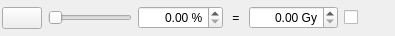
<?xml version="1.0" encoding="UTF-8"?>
<ui version="4.0">
 <class>QmitkFreeIsoDoseLevelWidget</class>
 <widget class="QWidget" name="QmitkFreeIsoDoseLevelWidget">
  <property name="geometry">
   <rect>
    <x>0</x>
    <y>0</y>
    <width>395</width>
    <height>36</height>
   </rect>
  </property>
  <property name="windowTitle">
   <string>Form</string>
  </property>
  <layout class="QHBoxLayout" name="horizontalLayout_2">
   <property name="leftMargin">
    <number>2</number>
   </property>
   <property name="topMargin">
    <number>2</number>
   </property>
   <property name="rightMargin">
    <number>2</number>
   </property>
   <property name="bottomMargin">
    <number>2</number>
   </property>
   <item>
    <widget class="ctkColorPickerButton" name="colorBtn">
     <property name="sizePolicy">
      <sizepolicy hsizetype="Maximum" vsizetype="Fixed">
       <horstretch>0</horstretch>
       <verstretch>0</verstretch>
      </sizepolicy>
     </property>
     <property name="maximumSize">
      <size>
       <width>40</width>
       <height>16777215</height>
      </size>
     </property>
     <property name="toolTip">
      <string>Color of the iso dose level</string>
     </property>
     <property name="text">
      <string/>
     </property>
    </widget>
   </item>
   <item>
    <widget class="QSlider" name="doseSlider">
     <property name="sizePolicy">
      <sizepolicy hsizetype="MinimumExpanding" vsizetype="Fixed">
       <horstretch>0</horstretch>
       <verstretch>0</verstretch>
      </sizepolicy>
     </property>
     <property name="minimumSize">
      <size>
       <width>60</width>
       <height>0</height>
      </size>
     </property>
     <property name="maximum">
      <number>150</number>
     </property>
     <property name="orientation">
      <enum>Qt::Horizontal</enum>
     </property>
     <property name="invertedAppearance">
      <bool>false</bool>
     </property>
     <property name="invertedControls">
      <bool>false</bool>
     </property>
     <property name="tickPosition">
      <enum>QSlider::NoTicks</enum>
     </property>
     <property name="tickInterval">
      <number>0</number>
     </property>
    </widget>
   </item>
   <item>
    <widget class="QDoubleSpinBox" name="sbRelValue">
     <property name="sizePolicy">
      <sizepolicy hsizetype="MinimumExpanding" vsizetype="Fixed">
       <horstretch>0</horstretch>
       <verstretch>0</verstretch>
      </sizepolicy>
     </property>
     <property name="minimumSize">
      <size>
       <width>50</width>
       <height>20</height>
      </size>
     </property>
     <property name="alignment">
      <set>Qt::AlignRight|Qt::AlignTrailing|Qt::AlignVCenter</set>
     </property>
     <property name="suffix">
      <string> %</string>
     </property>
     <property name="maximum">
      <double>9999.000000000000000</double>
     </property>
     <property name="singleStep">
      <double>0.500000000000000</double>
     </property>
    </widget>
   </item>
   <item>
    <widget class="QLabel" name="label">
     <property name="text">
      <string> = </string>
     </property>
    </widget>
   </item>
   <item>
    <widget class="QDoubleSpinBox" name="sbAbsValue">
     <property name="sizePolicy">
      <sizepolicy hsizetype="MinimumExpanding" vsizetype="Fixed">
       <horstretch>0</horstretch>
       <verstretch>0</verstretch>
      </sizepolicy>
     </property>
     <property name="minimumSize">
      <size>
       <width>50</width>
       <height>20</height>
      </size>
     </property>
     <property name="toolTip">
      <string>Minimum dose value of this level.</string>
     </property>
     <property name="alignment">
      <set>Qt::AlignRight|Qt::AlignTrailing|Qt::AlignVCenter</set>
     </property>
     <property name="suffix">
      <string> Gy</string>
     </property>
     <property name="maximum">
      <double>9999.000000000000000</double>
     </property>
     <property name="singleStep">
      <double>0.500000000000000</double>
     </property>
    </widget>
   </item>
   <item>
    <widget class="QCheckBox" name="checkVisibleIso">
     <property name="sizePolicy">
      <sizepolicy hsizetype="Expanding" vsizetype="Fixed">
       <horstretch>0</horstretch>
       <verstretch>0</verstretch>
      </sizepolicy>
     </property>
     <property name="minimumSize">
      <size>
       <width>0</width>
       <height>0</height>
      </size>
     </property>
     <property name="maximumSize">
      <size>
       <width>50</width>
       <height>16777215</height>
      </size>
     </property>
     <property name="toolTip">
      <string>Show isoline for this dose level</string>
     </property>
     <property name="layoutDirection">
      <enum>Qt::LeftToRight</enum>
     </property>
     <property name="text">
      <string/>
     </property>
     <property name="icon">
      <iconset resource="../resources/RTUI.qrc">
       <normaloff>:/RTUI/eye_open.png</normaloff>
       <activeoff>:/RTUI/eye_open.png</activeoff>
       <activeon>:/RTUI/eye_open.png</activeon>:/RTUI/eye_open.png</iconset>
     </property>
     <property name="iconSize">
      <size>
       <width>24</width>
       <height>16</height>
      </size>
     </property>
     <property name="tristate">
      <bool>false</bool>
     </property>
    </widget>
   </item>
  </layout>
 </widget>
 <customwidgets>
  <customwidget>
   <class>ctkColorPickerButton</class>
   <extends>QPushButton</extends>
   <header>ctkColorPickerButton.h</header>
  </customwidget>
 </customwidgets>
 <resources>
  <include location="../resources/RTUI.qrc"/>
 </resources>
 <connections/>
</ui>
